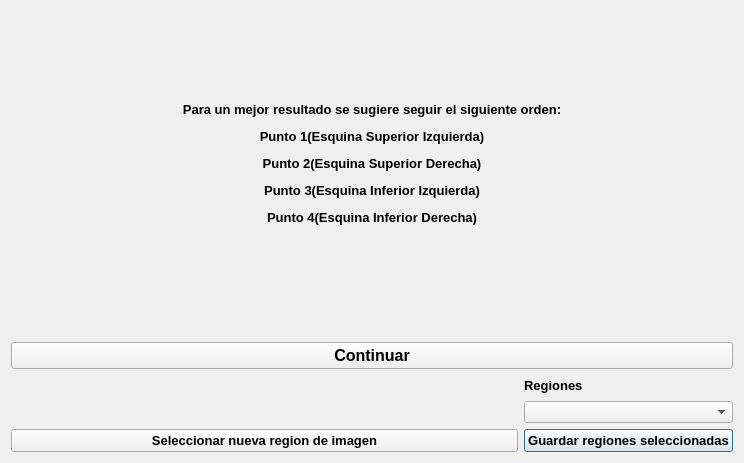
<?xml version="1.0" encoding="UTF-8"?>
<ui version="4.0">
 <class>Dialog</class>
 <widget class="QDialog" name="Dialog">
  <property name="windowModality">
   <enum>Qt::WindowModal</enum>
  </property>
  <property name="geometry">
   <rect>
    <x>0</x>
    <y>0</y>
    <width>744</width>
    <height>463</height>
   </rect>
  </property>
  <property name="sizePolicy">
   <sizepolicy hsizetype="Preferred" vsizetype="Preferred">
    <horstretch>10</horstretch>
    <verstretch>10</verstretch>
   </sizepolicy>
  </property>
  <property name="windowTitle">
   <string>Dialog</string>
  </property>
  <property name="modal">
   <bool>true</bool>
  </property>
  <layout class="QGridLayout" name="gridLayout">
   <item row="8" column="2">
    <widget class="QComboBox" name="comboNuevasRegiones"/>
   </item>
   <item row="14" column="2">
    <widget class="QPushButton" name="guardarbtn">
     <property name="font">
      <font>
       <pointsize>10</pointsize>
       <weight>75</weight>
       <bold>true</bold>
      </font>
     </property>
     <property name="text">
      <string>Guardar regiones seleccionadas</string>
     </property>
    </widget>
   </item>
   <item row="14" column="0" colspan="2">
    <widget class="QPushButton" name="cortarImagenbtn">
     <property name="font">
      <font>
       <pointsize>10</pointsize>
       <weight>75</weight>
       <bold>true</bold>
      </font>
     </property>
     <property name="text">
      <string>Seleccionar nueva region de imagen</string>
     </property>
    </widget>
   </item>
   <item row="2" column="0" colspan="3">
    <widget class="QLabel" name="textLabel">
     <property name="font">
      <font>
       <pointsize>10</pointsize>
       <weight>75</weight>
       <bold>true</bold>
      </font>
     </property>
     <property name="text">
      <string>&lt;html&gt;&lt;head/&gt;&lt;body&gt;&lt;p&gt;Para un mejor resultado se sugiere seguir el siguiente orden:&lt;/p&gt;&lt;p&gt;Punto 1(Esquina Superior Izquierda)&lt;/p&gt;&lt;p&gt;Punto 2(Esquina Superior Derecha)&lt;/p&gt;&lt;p&gt;Punto 3(Esquina Inferior Izquierda)&lt;/p&gt;&lt;p&gt;Punto 4(Esquina Inferior Derecha)&lt;/p&gt;&lt;/body&gt;&lt;/html&gt;</string>
     </property>
     <property name="alignment">
      <set>Qt::AlignCenter</set>
     </property>
    </widget>
   </item>
   <item row="4" column="0" colspan="3">
    <widget class="QPushButton" name="continuarbtn">
     <property name="font">
      <font>
       <pointsize>12</pointsize>
       <weight>75</weight>
       <bold>true</bold>
      </font>
     </property>
     <property name="text">
      <string>Continuar</string>
     </property>
    </widget>
   </item>
   <item row="5" column="2">
    <widget class="QLabel" name="labelRegionMsg">
     <property name="maximumSize">
      <size>
       <width>80</width>
       <height>20</height>
      </size>
     </property>
     <property name="font">
      <font>
       <pointsize>10</pointsize>
       <weight>75</weight>
       <bold>true</bold>
      </font>
     </property>
     <property name="text">
      <string>Regiones</string>
     </property>
    </widget>
   </item>
   <item row="3" column="0" colspan="3">
    <widget class="QLabel" name="recorteLabel">
     <property name="sizePolicy">
      <sizepolicy hsizetype="Minimum" vsizetype="Maximum">
       <horstretch>0</horstretch>
       <verstretch>0</verstretch>
      </sizepolicy>
     </property>
     <property name="focusPolicy">
      <enum>Qt::NoFocus</enum>
     </property>
     <property name="layoutDirection">
      <enum>Qt::LeftToRight</enum>
     </property>
     <property name="text">
      <string/>
     </property>
     <property name="alignment">
      <set>Qt::AlignCenter</set>
     </property>
    </widget>
   </item>
  </layout>
 </widget>
 <resources/>
 <connections/>
</ui>
